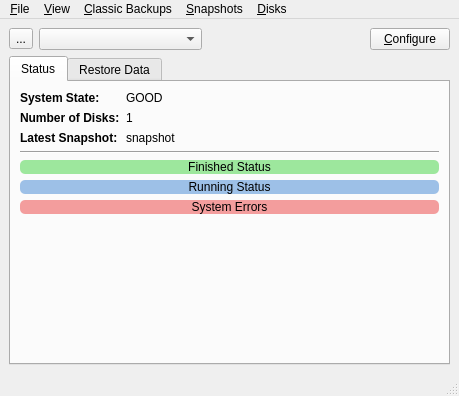
<?xml version="1.0" encoding="UTF-8"?>
<ui version="4.0">
 <class>LPMain</class>
 <widget class="QMainWindow" name="LPMain">
  <property name="geometry">
   <rect>
    <x>0</x>
    <y>0</y>
    <width>459</width>
    <height>396</height>
   </rect>
  </property>
  <property name="windowTitle">
   <string>Life Preserver</string>
  </property>
  <property name="windowIcon">
   <iconset resource="lPreserve.qrc">
    <normaloff>:/images/tray-icon-idle.png</normaloff>:/images/tray-icon-idle.png</iconset>
  </property>
  <widget class="QWidget" name="centralwidget">
   <layout class="QVBoxLayout" name="verticalLayout">
    <item>
     <layout class="QHBoxLayout" name="horizontalLayout">
      <item>
       <widget class="QToolButton" name="tool_refresh">
        <property name="statusTip">
         <string>Refresh the UI</string>
        </property>
        <property name="text">
         <string>...</string>
        </property>
        <property name="icon">
         <iconset resource="lPreserve.qrc">
          <normaloff>:/images/refresh.png</normaloff>:/images/refresh.png</iconset>
        </property>
       </widget>
      </item>
      <item>
       <widget class="QComboBox" name="combo_pools">
        <property name="sizePolicy">
         <sizepolicy hsizetype="Expanding" vsizetype="Fixed">
          <horstretch>0</horstretch>
          <verstretch>0</verstretch>
         </sizepolicy>
        </property>
        <property name="sizeAdjustPolicy">
         <enum>QComboBox::AdjustToContentsOnFirstShow</enum>
        </property>
       </widget>
      </item>
      <item>
       <spacer name="horizontalSpacer">
        <property name="orientation">
         <enum>Qt::Horizontal</enum>
        </property>
        <property name="sizeType">
         <enum>QSizePolicy::Expanding</enum>
        </property>
        <property name="sizeHint" stdset="0">
         <size>
          <width>40</width>
          <height>20</height>
         </size>
        </property>
       </spacer>
      </item>
      <item>
       <widget class="QPushButton" name="push_configure">
        <property name="statusTip">
         <string>Configure snapshot and replication schedules</string>
        </property>
        <property name="text">
         <string>&amp;Configure</string>
        </property>
        <property name="icon">
         <iconset resource="lPreserve.qrc">
          <normaloff>:/images/configure.png</normaloff>:/images/configure.png</iconset>
        </property>
       </widget>
      </item>
     </layout>
    </item>
    <item>
     <widget class="QTabWidget" name="tabWidget">
      <property name="currentIndex">
       <number>0</number>
      </property>
      <widget class="QWidget" name="tab_status">
       <attribute name="icon">
        <iconset resource="lPreserve.qrc">
         <normaloff>:/images/drive-removable-media.png</normaloff>:/images/drive-removable-media.png</iconset>
       </attribute>
       <attribute name="title">
        <string>Status</string>
       </attribute>
       <layout class="QVBoxLayout" name="verticalLayout_3">
        <item>
         <layout class="QFormLayout" name="formLayout_2">
          <item row="0" column="0">
           <widget class="QLabel" name="label">
            <property name="font">
             <font>
              <weight>75</weight>
              <bold>true</bold>
             </font>
            </property>
            <property name="text">
             <string>System State:</string>
            </property>
           </widget>
          </item>
          <item row="0" column="1">
           <widget class="QLabel" name="label_status">
            <property name="text">
             <string notr="true">GOOD</string>
            </property>
           </widget>
          </item>
          <item row="1" column="0">
           <widget class="QLabel" name="label_2">
            <property name="font">
             <font>
              <weight>75</weight>
              <bold>true</bold>
             </font>
            </property>
            <property name="text">
             <string>Number of Disks:</string>
            </property>
           </widget>
          </item>
          <item row="1" column="1">
           <widget class="QLabel" name="label_numdisks">
            <property name="text">
             <string notr="true">1</string>
            </property>
           </widget>
          </item>
          <item row="2" column="0">
           <widget class="QLabel" name="label_3">
            <property name="font">
             <font>
              <weight>75</weight>
              <bold>true</bold>
             </font>
            </property>
            <property name="text">
             <string>Latest Snapshot:</string>
            </property>
           </widget>
          </item>
          <item row="2" column="1">
           <widget class="QLabel" name="label_latestsnapshot">
            <property name="text">
             <string notr="true">snapshot</string>
            </property>
           </widget>
          </item>
         </layout>
        </item>
        <item>
         <widget class="Line" name="line">
          <property name="orientation">
           <enum>Qt::Horizontal</enum>
          </property>
         </widget>
        </item>
        <item>
         <widget class="QLabel" name="label_finishedstat">
          <property name="statusTip">
           <string/>
          </property>
          <property name="styleSheet">
           <string notr="true">background-color: rgba(10,200,10,100); border-radius: 5px</string>
          </property>
          <property name="text">
           <string notr="true">Finished Status</string>
          </property>
          <property name="alignment">
           <set>Qt::AlignCenter</set>
          </property>
          <property name="wordWrap">
           <bool>true</bool>
          </property>
         </widget>
        </item>
        <item>
         <widget class="QLabel" name="label_runningstat">
          <property name="styleSheet">
           <string notr="true">background-color: rgba(10,100,200,100); border-radius: 5px</string>
          </property>
          <property name="text">
           <string notr="true">Running Status</string>
          </property>
          <property name="alignment">
           <set>Qt::AlignCenter</set>
          </property>
          <property name="wordWrap">
           <bool>true</bool>
          </property>
         </widget>
        </item>
        <item>
         <widget class="QLabel" name="label_errorstat">
          <property name="styleSheet">
           <string notr="true">background-color: rgba(230,10,10,100); border-radius: 5px</string>
          </property>
          <property name="text">
           <string notr="true">System Errors</string>
          </property>
          <property name="alignment">
           <set>Qt::AlignCenter</set>
          </property>
          <property name="wordWrap">
           <bool>true</bool>
          </property>
         </widget>
        </item>
        <item>
         <spacer name="verticalSpacer">
          <property name="orientation">
           <enum>Qt::Vertical</enum>
          </property>
          <property name="sizeType">
           <enum>QSizePolicy::Expanding</enum>
          </property>
          <property name="sizeHint" stdset="0">
           <size>
            <width>20</width>
            <height>40</height>
           </size>
          </property>
         </spacer>
        </item>
       </layout>
      </widget>
      <widget class="QWidget" name="tab_restore">
       <attribute name="icon">
        <iconset resource="lPreserve.qrc">
         <normaloff>:/images/copy.png</normaloff>:/images/copy.png</iconset>
       </attribute>
       <attribute name="title">
        <string>Restore Data</string>
       </attribute>
       <layout class="QVBoxLayout" name="verticalLayout_2">
        <item>
         <layout class="QHBoxLayout" name="horizontalLayout_4">
          <item>
           <widget class="QComboBox" name="combo_datasets"/>
          </item>
         </layout>
        </item>
        <item>
         <layout class="QHBoxLayout" name="horizontalLayout_2">
          <item>
           <widget class="QPushButton" name="push_prevsnap">
            <property name="statusTip">
             <string>Select the previous (older) snapshot</string>
            </property>
            <property name="text">
             <string/>
            </property>
            <property name="icon">
             <iconset resource="lPreserve.qrc">
              <normaloff>:/images/previous.png</normaloff>:/images/previous.png</iconset>
            </property>
           </widget>
          </item>
          <item>
           <layout class="QVBoxLayout" name="verticalLayout_4">
            <property name="spacing">
             <number>0</number>
            </property>
            <item>
             <widget class="QSlider" name="slider_snapshots">
              <property name="orientation">
               <enum>Qt::Horizontal</enum>
              </property>
              <property name="tickPosition">
               <enum>QSlider::TicksAbove</enum>
              </property>
             </widget>
            </item>
            <item>
             <widget class="QLabel" name="label_snapshot">
              <property name="styleSheet">
               <string notr="true">border: 1px solid grey; border-radius: 5px</string>
              </property>
              <property name="text">
               <string notr="true">Selected Snapshot</string>
              </property>
              <property name="alignment">
               <set>Qt::AlignCenter</set>
              </property>
             </widget>
            </item>
           </layout>
          </item>
          <item>
           <widget class="QPushButton" name="push_nextsnap">
            <property name="statusTip">
             <string>Select the next (more recent) snapshot</string>
            </property>
            <property name="text">
             <string/>
            </property>
            <property name="icon">
             <iconset resource="lPreserve.qrc">
              <normaloff>:/images/next.png</normaloff>:/images/next.png</iconset>
            </property>
           </widget>
          </item>
         </layout>
        </item>
        <item>
         <widget class="Line" name="line_2">
          <property name="orientation">
           <enum>Qt::Horizontal</enum>
          </property>
         </widget>
        </item>
        <item>
         <widget class="QTreeView" name="treeView">
          <property name="selectionMode">
           <enum>QAbstractItemView::ExtendedSelection</enum>
          </property>
         </widget>
        </item>
        <item>
         <layout class="QHBoxLayout" name="horizontalLayout_3">
          <item>
           <widget class="QCheckBox" name="check_hidden">
            <property name="statusTip">
             <string>Display any hidden files/folders</string>
            </property>
            <property name="text">
             <string>Show Hidden Files</string>
            </property>
           </widget>
          </item>
          <item>
           <spacer name="horizontalSpacer_2">
            <property name="orientation">
             <enum>Qt::Horizontal</enum>
            </property>
            <property name="sizeHint" stdset="0">
             <size>
              <width>40</width>
              <height>20</height>
             </size>
            </property>
           </spacer>
          </item>
          <item>
           <widget class="QPushButton" name="push_restore">
            <property name="statusTip">
             <string>Restore the selected file/folder to the live system.</string>
            </property>
            <property name="text">
             <string>&amp;Restore</string>
            </property>
            <property name="icon">
             <iconset resource="lPreserve.qrc">
              <normaloff>:/images/copy.png</normaloff>:/images/copy.png</iconset>
            </property>
           </widget>
          </item>
         </layout>
        </item>
       </layout>
      </widget>
     </widget>
    </item>
   </layout>
  </widget>
  <widget class="QMenuBar" name="menubar">
   <property name="geometry">
    <rect>
     <x>0</x>
     <y>0</y>
     <width>459</width>
     <height>20</height>
    </rect>
   </property>
   <widget class="QMenu" name="menuFile">
    <property name="title">
     <string>&amp;File</string>
    </property>
    <widget class="QMenu" name="menuManage_Pool">
     <property name="title">
      <string>&amp;Manage Pool</string>
     </property>
     <property name="icon">
      <iconset resource="lPreserve.qrc">
       <normaloff>:/images/list-add.png</normaloff>:/images/list-add.png</iconset>
     </property>
     <addaction name="actionPools"/>
    </widget>
    <widget class="QMenu" name="menuUnmanage_Pool">
     <property name="title">
      <string>&amp;Unmanage Pool</string>
     </property>
     <property name="icon">
      <iconset resource="lPreserve.qrc">
       <normaloff>:/images/list-remove.png</normaloff>:/images/list-remove.png</iconset>
     </property>
     <addaction name="actionPools_2"/>
    </widget>
    <addaction name="menuManage_Pool"/>
    <addaction name="menuUnmanage_Pool"/>
    <addaction name="separator"/>
    <addaction name="action_SaveKeyToUSB"/>
    <addaction name="separator"/>
    <addaction name="actionClose_Window"/>
   </widget>
   <widget class="QMenu" name="menuView">
    <property name="title">
     <string>&amp;View</string>
    </property>
   </widget>
   <widget class="QMenu" name="menuDisks">
    <property name="title">
     <string>&amp;Disks</string>
    </property>
    <widget class="QMenu" name="menuRemove_Disk">
     <property name="title">
      <string>Detach Disk</string>
     </property>
     <property name="icon">
      <iconset resource="lPreserve.qrc">
       <normaloff>:/images/list-remove.png</normaloff>:/images/list-remove.png</iconset>
     </property>
     <addaction name="actionDisks"/>
    </widget>
    <widget class="QMenu" name="menuSet_Disk_Offline">
     <property name="title">
      <string>Set Disk Offline</string>
     </property>
     <property name="icon">
      <iconset resource="lPreserve.qrc">
       <normaloff>:/images/network-wired-red.png</normaloff>:/images/network-wired-red.png</iconset>
     </property>
     <addaction name="actionDisks_2"/>
    </widget>
    <widget class="QMenu" name="menuSet_Disk_Online">
     <property name="title">
      <string>Set Disk Online</string>
     </property>
     <property name="icon">
      <iconset resource="lPreserve.qrc">
       <normaloff>:/images/network-wired.png</normaloff>:/images/network-wired.png</iconset>
     </property>
     <addaction name="actionDisk"/>
    </widget>
    <addaction name="actionAdd_Disk"/>
    <addaction name="menuRemove_Disk"/>
    <addaction name="separator"/>
    <addaction name="menuSet_Disk_Online"/>
    <addaction name="menuSet_Disk_Offline"/>
    <addaction name="separator"/>
    <addaction name="action_startScrub"/>
    <addaction name="action_stopScrub"/>
   </widget>
   <widget class="QMenu" name="menuSnapshots">
    <property name="title">
     <string>&amp;Snapshots</string>
    </property>
    <widget class="QMenu" name="menuDelete_Snapshot">
     <property name="title">
      <string>Delete Snapshot</string>
     </property>
     <property name="icon">
      <iconset resource="lPreserve.qrc">
       <normaloff>:/images/list-remove.png</normaloff>:/images/list-remove.png</iconset>
     </property>
     <addaction name="actionSnapshots"/>
    </widget>
    <widget class="QMenu" name="menuStart_Replication">
     <property name="title">
      <string>Start Replication</string>
     </property>
     <property name="icon">
      <iconset resource="lPreserve.qrc">
       <normaloff>:/images/upload.png</normaloff>:/images/upload.png</iconset>
     </property>
     <addaction name="actionJunk"/>
    </widget>
    <widget class="QMenu" name="menuInit_Replications">
     <property name="title">
      <string>Re-Initialize Replications</string>
     </property>
     <property name="icon">
      <iconset resource="lPreserve.qrc">
       <normaloff>:/images/tray-icon-error.png</normaloff>:/images/tray-icon-error.png</iconset>
     </property>
     <addaction name="actionJunk_2"/>
    </widget>
    <widget class="QMenu" name="menuReset_Replication_Password">
     <property name="title">
      <string>Reset Replication Password</string>
     </property>
     <property name="icon">
      <iconset resource="lPreserve.qrc">
       <normaloff>:/images/key.png</normaloff>:/images/key.png</iconset>
     </property>
     <addaction name="actionJunk_3"/>
    </widget>
    <addaction name="action_newSnapshot"/>
    <addaction name="menuDelete_Snapshot"/>
    <addaction name="separator"/>
    <addaction name="menuStart_Replication"/>
    <addaction name="menuInit_Replications"/>
    <addaction name="menuReset_Replication_Password"/>
   </widget>
   <widget class="QMenu" name="menuClassic_Backups">
    <property name="title">
     <string>&amp;Classic Backups</string>
    </property>
    <widget class="QMenu" name="menuCompress_Home_Dir">
     <property name="title">
      <string>Com&amp;press Home Dir</string>
     </property>
     <property name="icon">
      <iconset resource="lPreserve.qrc">
       <normaloff>:/images/box_add.png</normaloff>:/images/box_add.png</iconset>
     </property>
     <addaction name="actionUser"/>
    </widget>
    <addaction name="menuCompress_Home_Dir"/>
    <addaction name="actionExtract_Home_Dir"/>
   </widget>
   <addaction name="menuFile"/>
   <addaction name="menuView"/>
   <addaction name="menuClassic_Backups"/>
   <addaction name="menuSnapshots"/>
   <addaction name="menuDisks"/>
  </widget>
  <widget class="QStatusBar" name="statusbar"/>
  <action name="actionClose_Window">
   <property name="icon">
    <iconset resource="lPreserve.qrc">
     <normaloff>:/images/application-exit.png</normaloff>:/images/application-exit.png</iconset>
   </property>
   <property name="text">
    <string>&amp;Close Window</string>
   </property>
  </action>
  <action name="actionAdvanced">
   <property name="text">
    <string>Advanced</string>
   </property>
  </action>
  <action name="actionBasic">
   <property name="text">
    <string>Basic</string>
   </property>
  </action>
  <action name="actionRecover_File">
   <property name="text">
    <string>Recover File</string>
   </property>
  </action>
  <action name="actionRestore_Dataset">
   <property name="text">
    <string>Restore Dataset</string>
   </property>
  </action>
  <action name="actionSave_Key_to_USB">
   <property name="text">
    <string>Save Key to USB</string>
   </property>
  </action>
  <action name="actionAdd_Disk">
   <property name="icon">
    <iconset resource="lPreserve.qrc">
     <normaloff>:/images/list-add.png</normaloff>:/images/list-add.png</iconset>
   </property>
   <property name="text">
    <string>Attach Disk</string>
   </property>
  </action>
  <action name="actionNew_Snapshot">
   <property name="text">
    <string>New Snapshot</string>
   </property>
  </action>
  <action name="action_newSnapshot">
   <property name="icon">
    <iconset resource="lPreserve.qrc">
     <normaloff>:/images/camera_add.png</normaloff>:/images/camera_add.png</iconset>
   </property>
   <property name="text">
    <string>New Snapshot</string>
   </property>
  </action>
  <action name="action_SaveKeyToUSB">
   <property name="icon">
    <iconset resource="lPreserve.qrc">
     <normaloff>:/images/key.png</normaloff>:/images/key.png</iconset>
   </property>
   <property name="text">
    <string>&amp;Save Key to USB</string>
   </property>
  </action>
  <action name="action_startScrub">
   <property name="icon">
    <iconset resource="lPreserve.qrc">
     <normaloff>:/images/system-run.png</normaloff>:/images/system-run.png</iconset>
   </property>
   <property name="text">
    <string>Start Scrub</string>
   </property>
   <property name="statusTip">
    <string>Check system data integrity</string>
   </property>
  </action>
  <action name="actionClassic_Backup">
   <property name="icon">
    <iconset resource="lPreserve.qrc">
     <normaloff>:/images/drive-removable-media.png</normaloff>:/images/drive-removable-media.png</iconset>
   </property>
   <property name="text">
    <string>Classic Backup</string>
   </property>
  </action>
  <action name="actionExtract_Home_Dir">
   <property name="icon">
    <iconset resource="lPreserve.qrc">
     <normaloff>:/images/box_extract.png</normaloff>:/images/box_extract.png</iconset>
   </property>
   <property name="text">
    <string>&amp;Extract Home Dir</string>
   </property>
  </action>
  <action name="actionPools">
   <property name="text">
    <string notr="true">pools</string>
   </property>
  </action>
  <action name="actionPools_2">
   <property name="text">
    <string notr="true">pools</string>
   </property>
  </action>
  <action name="actionSnapshots">
   <property name="text">
    <string notr="true">snapshots</string>
   </property>
  </action>
  <action name="actionUser">
   <property name="text">
    <string notr="true">user</string>
   </property>
  </action>
  <action name="actionDisks">
   <property name="text">
    <string notr="true">disks</string>
   </property>
  </action>
  <action name="actionDisks_2">
   <property name="icon">
    <iconset resource="lPreserve.qrc">
     <normaloff>:/images/network-wired-red.png</normaloff>:/images/network-wired-red.png</iconset>
   </property>
   <property name="text">
    <string notr="true">disks</string>
   </property>
  </action>
  <action name="actionDisk">
   <property name="text">
    <string notr="true">disk</string>
   </property>
  </action>
  <action name="action_stopScrub">
   <property name="icon">
    <iconset resource="lPreserve.qrc">
     <normaloff>:/images/application-exit.png</normaloff>:/images/application-exit.png</iconset>
   </property>
   <property name="text">
    <string>Stop Scrub</string>
   </property>
  </action>
  <action name="actionPools_3">
   <property name="text">
    <string>pools</string>
   </property>
  </action>
  <action name="actionJunk">
   <property name="text">
    <string>junk</string>
   </property>
  </action>
  <action name="actionJunk_2">
   <property name="text">
    <string>junk</string>
   </property>
  </action>
  <action name="actionJunk_3">
   <property name="text">
    <string>junk</string>
   </property>
  </action>
 </widget>
 <resources>
  <include location="lPreserve.qrc"/>
 </resources>
 <connections/>
</ui>
